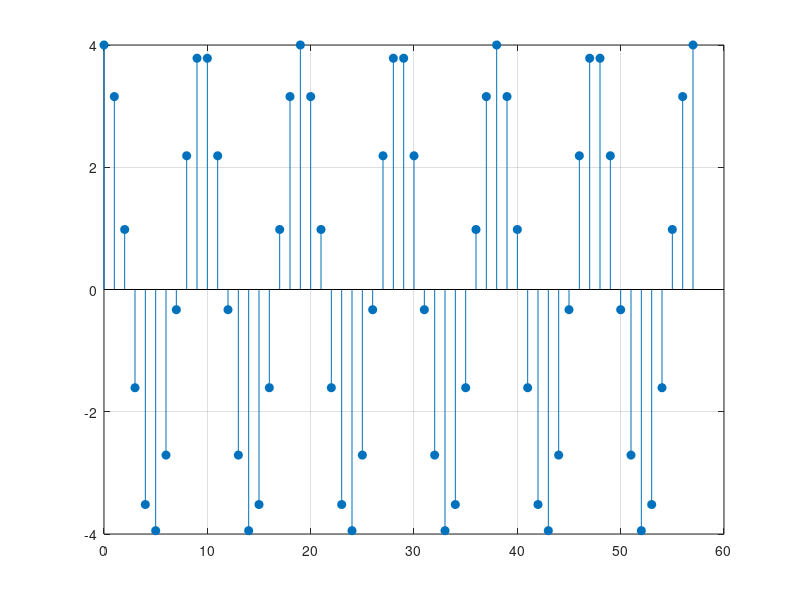

Write the MATLAB code that produced this figure.
% Discrete-Time Sinusoid
% Written By 65010666, Pongpada Anoma
n=0:57;
Gn=4*cos(72*pi/19*n);
stem(n,Gn,'filled')
grid on